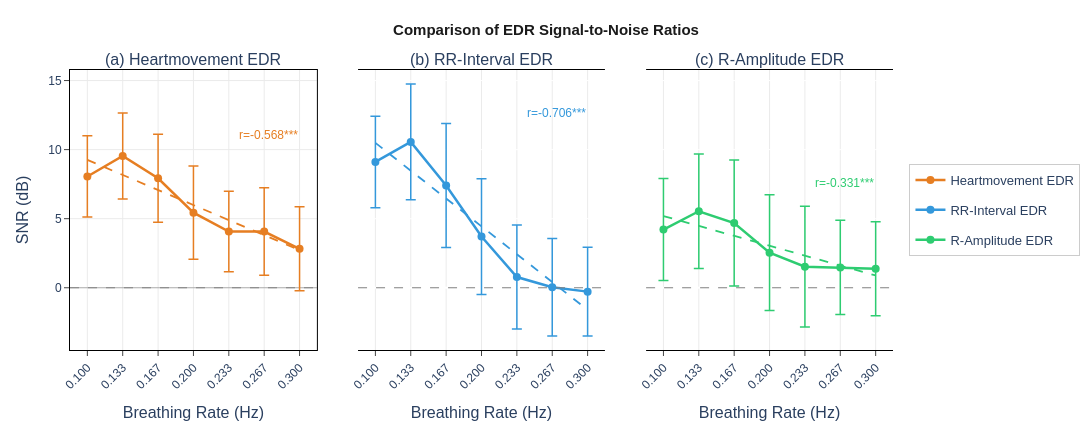

This figure's notebook cell:
### Code cell
# ── fig_p2: SNR vs. Breathing Rate ───────────────────────────────────────────
fig_p2 = make_subplots(
    rows=1, cols=3,
    subplot_titles=[f"(a) {METHOD_LABELS['HeartMovement']}",
                    f"(b) {METHOD_LABELS['RR_Intervals']}",
                    f"(c) {METHOD_LABELS['R_Amplitude']}"],
    shared_yaxes=True,
    horizontal_spacing=0.05,
)

for col, method in enumerate(METHODS_ORDER, 1):          # ← uppercase
    sub   = df_err[df_err["edr_method"] == method].dropna(
                subset=["bpm_target", "SNR_dB"])
    color = METHOD_COLORS[method]                        # ← uppercase
    label = METHOD_LABELS[method]
    grp   = sub.groupby("bpm_target")["SNR_dB"]
    means, sds = grp.mean(), grp.std()
    x_hz  = (means.index / 60).to_numpy()

    fig_p2.add_trace(go.Scatter(
        x=x_hz, y=means.values,
        mode="lines+markers", name=label,
        line=dict(color=color, width=2.5),
        marker=dict(color=color, size=8),
        error_y=dict(type="data", array=sds.values, visible=True,
                     color=color, thickness=1.5, width=5),
        legendgroup=label, showlegend=True,
    ), row=1, col=col)

    fig_p2.add_hline(y=0, line_dash="dash", line_color="gray",
                     line_width=1, row=1, col=col)

    # OLS-Regression über Einzelwerte
    x_raw = (sub["bpm_target"] / 60).values
    y_raw = sub["SNR_dB"].values
    m, b  = np.polyfit(x_raw, y_raw, 1)
    r, p  = stats.pearsonr(x_raw, y_raw)
    x_fit = np.linspace(x_raw.min(), x_raw.max(), 100)

    fig_p2.add_trace(go.Scatter(
        x=x_fit, y=m * x_fit + b,
        mode="lines", line=dict(color=color, width=1.8, dash="dash"),
        legendgroup=label, showlegend=False,
        hovertemplate=(f"OLS: y={m:.2f}x+{b:.2f}<br>"
                       f"r={r:.3f} {sig_star(p)}, p={p:.4f}<extra></extra>"),
    ), row=1, col=col)

    fig_p2.add_annotation(
        x=x_hz.max(), y=means.values.max() + sds.values[means.values.argmax()] * 0.5,
        text=f"r={r:.3f}{sig_star(p)}",
        showarrow=False, xanchor="right",
        font=dict(color=color, size=FS-1),
        row=1, col=col,
    )
    fig_p2.update_xaxes(**ax_style("Breathing Rate (Hz)"),
                        tickvals=hz_vals, ticktext=hz_labels,
                        tickangle=-45, row=1, col=col)

fig_p2.update_yaxes(**ax_style("SNR (dB)"), row=1, col=1)
fig_p2.update_layout(**paper_layout("Comparison of EDR Signal-to-Noise Ratios"))
fig_p2.write_html(os.path.join(plot_dir, "Fig_SNR_vs_BreathingRate.html"))
fig_p2.show()

### Figure 1 — Plotly figure (JSON) as saved in the notebook; plotly's stock layout.template omitted (floating-point values rounded to 4 significant figures)
{"data": [{"error_y": {"array": [2.94, 3.107, 3.178, 3.372, 2.908, 3.165, 3.043], "color": "#e67e22", "thickness": 1.5, "type": "data", "visible": true, "width": 5}, "legendgroup": "Heartmovement EDR", "line": {"color": "#e67e22", "width": 2.5}, "marker": {"color": "#e67e22", "size": 8}, "mode": "lines+markers", "name": "Heartmovement EDR", "showlegend": true, "type": "scatter", "x": [0.1, 0.1333, 0.1667, 0.2, 0.2333, 0.2667, 0.3], "xaxis": "x", "y": [8.056, 9.537, 7.927, 5.434, 4.073, 4.071, 2.819], "yaxis": "y"}, {"hovertemplate": "OLS: y=-32.69x+12.53<br>r=-0.568 ***, p=0.0000<extra></extra>", "legendgroup": "Heartmovement EDR", "line": {"color": "#e67e22", "dash": "dash", "width": 1.8}, "mode": "lines", "showlegend": false, "type": "scatter", "x": [0.1, 0.102, 0.104, 0.1061, 0.1081, 0.1101, 0.1121, 0.1141, 0.1162, 0.1182, 0.1202, 0.1222, 0.1242, 0.1263, 0.1283, 0.1303, 0.1323, 0.1343, 0.1364, 0.1384, 0.1404, 0.1424, 0.1444, 0.1465, 0.1485, 0.1505, 0.1525, 0.1545, 0.1566, 0.1586, 0.1606, 0.1626, 0.1646, 0.1667, 0.1687, 0.1707, 0.1727, 0.1747, 0.1768, 0.1788, 0.1808, 0.1828, 0.1848, 0.1869, 0.1889, 0.1909, 0.1929, 0.1949, 0.197, 0.199, 0.201, 0.203, 0.2051, 0.2071, 0.2091, 0.2111, 0.2131, 0.2152, 0.2172, 0.2192, 0.2212, 0.2232, 0.2253, 0.2273, 0.2293, 0.2313, 0.2333, 0.2354, 0.2374, 0.2394, 0.2414, 0.2434, 0.2455, 0.2475, 0.2495, 0.2515, 0.2535, 0.2556, 0.2576, 0.2596, 0.2616, 0.2636, 0.2657, 0.2677, 0.2697, 0.2717, 0.2737, 0.2758, 0.2778, 0.2798, 0.2818, 0.2838, 0.2859, 0.2879, 0.2899, 0.2919, 0.2939, 0.296, 0.298, 0.3], "xaxis": "x", "y": [9.256, 9.19, 9.124, 9.058, 8.992, 8.926, 8.86, 8.794, 8.728, 8.662, 8.596, 8.53, 8.464, 8.398, 8.332, 8.266, 8.2, 8.134, 8.068, 8.002, 7.936, 7.869, 7.803, 7.737, 7.671, 7.605, 7.539, 7.473, 7.407, 7.341, 7.275, 7.209, 7.143, 7.077, 7.011, 6.945, 6.879, 6.813, 6.747, 6.681, 6.615, 6.549, 6.483, 6.417, 6.351, 6.285, 6.218, 6.152, 6.086, 6.02, 5.954, 5.888, 5.822, 5.756, 5.69, 5.624, 5.558, 5.492, 5.426, 5.36, 5.294, 5.228, 5.162, 5.096, 5.03, 4.964, 4.898, 4.832, 4.766, 4.7, 4.633, 4.567, 4.501, 4.435, 4.369, 4.303, 4.237, 4.171, 4.105, 4.039, 3.973, 3.907, 3.841, 3.775, 3.709, 3.643, 3.577, 3.511, 3.445, 3.379, 3.313, 3.247, 3.181, 3.115, 3.048, 2.982, 2.916, 2.85, 2.784, 2.718], "yaxis": "y"}, {"error_y": {"array": [3.312, 4.194, 4.484, 4.188, 3.765, 3.525, 3.206], "color": "#3498db", "thickness": 1.5, "type": "data", "visible": true, "width": 5}, "legendgroup": "RR-Interval EDR", "line": {"color": "#3498db", "width": 2.5}, "marker": {"color": "#3498db", "size": 8}, "mode": "lines+markers", "name": "RR-Interval EDR", "showlegend": true, "type": "scatter", "x": [0.1, 0.1333, 0.1667, 0.2, 0.2333, 0.2667, 0.3], "xaxis": "x2", "y": [9.11, 10.56, 7.4, 3.704, 0.7759, 0.0315, -0.2809], "yaxis": "y2"}, {"hovertemplate": "OLS: y=-60.46x+16.54<br>r=-0.706 ***, p=0.0000<extra></extra>", "legendgroup": "RR-Interval EDR", "line": {"color": "#3498db", "dash": "dash", "width": 1.8}, "mode": "lines", "showlegend": false, "type": "scatter", "x": [0.1, 0.102, 0.104, 0.1061, 0.1081, 0.1101, 0.1121, 0.1141, 0.1162, 0.1182, 0.1202, 0.1222, 0.1242, 0.1263, 0.1283, 0.1303, 0.1323, 0.1343, 0.1364, 0.1384, 0.1404, 0.1424, 0.1444, 0.1465, 0.1485, 0.1505, 0.1525, 0.1545, 0.1566, 0.1586, 0.1606, 0.1626, 0.1646, 0.1667, 0.1687, 0.1707, 0.1727, 0.1747, 0.1768, 0.1788, 0.1808, 0.1828, 0.1848, 0.1869, 0.1889, 0.1909, 0.1929, 0.1949, 0.197, 0.199, 0.201, 0.203, 0.2051, 0.2071, 0.2091, 0.2111, 0.2131, 0.2152, 0.2172, 0.2192, 0.2212, 0.2232, 0.2253, 0.2273, 0.2293, 0.2313, 0.2333, 0.2354, 0.2374, 0.2394, 0.2414, 0.2434, 0.2455, 0.2475, 0.2495, 0.2515, 0.2535, 0.2556, 0.2576, 0.2596, 0.2616, 0.2636, 0.2657, 0.2677, 0.2697, 0.2717, 0.2737, 0.2758, 0.2778, 0.2798, 0.2818, 0.2838, 0.2859, 0.2879, 0.2899, 0.2919, 0.2939, 0.296, 0.298, 0.3], "xaxis": "x2", "y": [10.49, 10.37, 10.25, 10.12, 10.0, 9.88, 9.758, 9.635, 9.513, 9.391, 9.269, 9.147, 9.025, 8.903, 8.78, 8.658, 8.536, 8.414, 8.292, 8.17, 8.048, 7.925, 7.803, 7.681, 7.559, 7.437, 7.315, 7.192, 7.07, 6.948, 6.826, 6.704, 6.582, 6.46, 6.337, 6.215, 6.093, 5.971, 5.849, 5.727, 5.605, 5.482, 5.36, 5.238, 5.116, 4.994, 4.872, 4.749, 4.627, 4.505, 4.383, 4.261, 4.139, 4.017, 3.894, 3.772, 3.65, 3.528, 3.406, 3.284, 3.162, 3.039, 2.917, 2.795, 2.673, 2.551, 2.429, 2.307, 2.184, 2.062, 1.94, 1.818, 1.696, 1.574, 1.451, 1.329, 1.207, 1.085, 0.9629, 0.8407, 0.7186, 0.5964, 0.4743, 0.3521, 0.23, 0.1078, -0.01431, -0.1365, -0.2586, -0.3808, -0.5029, -0.6251, -0.7472, -0.8694, -0.9915, -1.114, -1.236, -1.358, -1.48, -1.602], "yaxis": "y2"}, {"error_y": {"array": [3.692, 4.145, 4.565, 4.194, 4.371, 3.404, 3.404], "color": "#2ecc71", "thickness": 1.5, "type": "data", "visible": true, "width": 5}, "legendgroup": "R-Amplitude EDR", "line": {"color": "#2ecc71", "width": 2.5}, "marker": {"color": "#2ecc71", "size": 8}, "mode": "lines+markers", "name": "R-Amplitude EDR", "showlegend": true, "type": "scatter", "x": [0.1, 0.1333, 0.1667, 0.2, 0.2333, 0.2667, 0.3], "xaxis": "x3", "y": [4.215, 5.538, 4.687, 2.538, 1.524, 1.473, 1.376], "yaxis": "y3"}, {"hovertemplate": "OLS: y=-21.51x+7.34<br>r=-0.331 ***, p=0.0002<extra></extra>", "legendgroup": "R-Amplitude EDR", "line": {"color": "#2ecc71", "dash": "dash", "width": 1.8}, "mode": "lines", "showlegend": false, "type": "scatter", "x": [0.1, 0.102, 0.104, 0.1061, 0.1081, 0.1101, 0.1121, 0.1141, 0.1162, 0.1182, 0.1202, 0.1222, 0.1242, 0.1263, 0.1283, 0.1303, 0.1323, 0.1343, 0.1364, 0.1384, 0.1404, 0.1424, 0.1444, 0.1465, 0.1485, 0.1505, 0.1525, 0.1545, 0.1566, 0.1586, 0.1606, 0.1626, 0.1646, 0.1667, 0.1687, 0.1707, 0.1727, 0.1747, 0.1768, 0.1788, 0.1808, 0.1828, 0.1848, 0.1869, 0.1889, 0.1909, 0.1929, 0.1949, 0.197, 0.199, 0.201, 0.203, 0.2051, 0.2071, 0.2091, 0.2111, 0.2131, 0.2152, 0.2172, 0.2192, 0.2212, 0.2232, 0.2253, 0.2273, 0.2293, 0.2313, 0.2333, 0.2354, 0.2374, 0.2394, 0.2414, 0.2434, 0.2455, 0.2475, 0.2495, 0.2515, 0.2535, 0.2556, 0.2576, 0.2596, 0.2616, 0.2636, 0.2657, 0.2677, 0.2697, 0.2717, 0.2737, 0.2758, 0.2778, 0.2798, 0.2818, 0.2838, 0.2859, 0.2879, 0.2899, 0.2919, 0.2939, 0.296, 0.298, 0.3], "xaxis": "x3", "y": [5.193, 5.149, 5.106, 5.062, 5.019, 4.975, 4.932, 4.888, 4.845, 4.801, 4.758, 4.714, 4.671, 4.628, 4.584, 4.541, 4.497, 4.454, 4.41, 4.367, 4.323, 4.28, 4.236, 4.193, 4.149, 4.106, 4.063, 4.019, 3.976, 3.932, 3.889, 3.845, 3.802, 3.758, 3.715, 3.671, 3.628, 3.584, 3.541, 3.497, 3.454, 3.411, 3.367, 3.324, 3.28, 3.237, 3.193, 3.15, 3.106, 3.063, 3.019, 2.976, 2.932, 2.889, 2.846, 2.802, 2.759, 2.715, 2.672, 2.628, 2.585, 2.541, 2.498, 2.454, 2.411, 2.367, 2.324, 2.281, 2.237, 2.194, 2.15, 2.107, 2.063, 2.02, 1.976, 1.933, 1.889, 1.846, 1.802, 1.759, 1.716, 1.672, 1.629, 1.585, 1.542, 1.498, 1.455, 1.411, 1.368, 1.324, 1.281, 1.237, 1.194, 1.151, 1.107, 1.064, 1.02, 0.9766, 0.9332, 0.8897], "yaxis": "y3"}], "layout": {"annotations": [{"font": {"size": 16}, "showarrow": false, "text": "(a) Heartmovement EDR", "x": 0.15, "xanchor": "center", "xref": "paper", "y": 1, "yanchor": "bottom", "yref": "paper"}, {"font": {"size": 16}, "showarrow": false, "text": "(b) RR-Interval EDR", "x": 0.5, "xanchor": "center", "xref": "paper", "y": 1, "yanchor": "bottom", "yref": "paper"}, {"font": {"size": 16}, "showarrow": false, "text": "(c) R-Amplitude EDR", "x": 0.85, "xanchor": "center", "xref": "paper", "y": 1, "yanchor": "bottom", "yref": "paper"}, {"font": {"color": "#e67e22", "size": 12}, "showarrow": false, "text": "r=-0.568***", "x": 0.3, "xanchor": "right", "xref": "x", "y": 11.09, "yref": "y"}, {"font": {"color": "#3498db", "size": 12}, "showarrow": false, "text": "r=-0.706***", "x": 0.3, "xanchor": "right", "xref": "x2", "y": 12.65, "yref": "y2"}, {"font": {"color": "#2ecc71", "size": 12}, "showarrow": false, "text": "r=-0.331***", "x": 0.3, "xanchor": "right", "xref": "x3", "y": 7.61, "yref": "y3"}], "font": {"family": "Arial", "size": 13}, "height": 430, "legend": {"bgcolor": "rgba(255,255,255,0.9)", "bordercolor": "#cccccc", "borderwidth": 1, "orientation": "v", "x": 1.02, "xanchor": "left", "y": 0.5, "yanchor": "middle"}, "margin": {"b": 60, "l": 70, "r": 180, "t": 70}, "paper_bgcolor": "white", "plot_bgcolor": "white", "shapes": [{"line": {"color": "gray", "dash": "dash", "width": 1}, "type": "line", "x0": 0, "x1": 1, "xref": "x domain", "y0": 0, "y1": 0, "yref": "y"}, {"line": {"color": "gray", "dash": "dash", "width": 1}, "type": "line", "x0": 0, "x1": 1, "xref": "x2 domain", "y0": 0, "y1": 0, "yref": "y2"}, {"line": {"color": "gray", "dash": "dash", "width": 1}, "type": "line", "x0": 0, "x1": 1, "xref": "x3 domain", "y0": 0, "y1": 0, "yref": "y3"}], "title": {"font": {"color": "#1a1a1a", "family": "Arial", "size": 15}, "text": "<b>Comparison of EDR Signal-to-Noise Ratios</b>", "x": 0.5}, "width": 1300, "xaxis": {"anchor": "y", "domain": [0, 0.3], "gridcolor": "#EBEBEB", "linecolor": "black", "mirror": true, "showgrid": true, "tickangle": -45, "tickfont": {"family": "Arial", "size": 12}, "ticks": "outside", "ticktext": ["0.100", "0.133", "0.167", "0.200", "0.233", "0.267", "0.300"], "tickvals": [0.1, 0.1333, 0.1667, 0.2, 0.2333, 0.2667, 0.3], "title": {"text": "Breathing Rate (Hz)"}, "zeroline": true, "zerolinecolor": "#AAAAAA", "zerolinewidth": 1}, "xaxis2": {"anchor": "y2", "domain": [0.35, 0.65], "gridcolor": "#EBEBEB", "linecolor": "black", "mirror": true, "showgrid": true, "tickangle": -45, "tickfont": {"family": "Arial", "size": 12}, "ticks": "outside", "ticktext": ["0.100", "0.133", "0.167", "0.200", "0.233", "0.267", "0.300"], "tickvals": [0.1, 0.1333, 0.1667, 0.2, 0.2333, 0.2667, 0.3], "title": {"text": "Breathing Rate (Hz)"}, "zeroline": true, "zerolinecolor": "#AAAAAA", "zerolinewidth": 1}, "xaxis3": {"anchor": "y3", "domain": [0.7, 1], "gridcolor": "#EBEBEB", "linecolor": "black", "mirror": true, "showgrid": true, "tickangle": -45, "tickfont": {"family": "Arial", "size": 12}, "ticks": "outside", "ticktext": ["0.100", "0.133", "0.167", "0.200", "0.233", "0.267", "0.300"], "tickvals": [0.1, 0.1333, 0.1667, 0.2, 0.2333, 0.2667, 0.3], "title": {"text": "Breathing Rate (Hz)"}, "zeroline": true, "zerolinecolor": "#AAAAAA", "zerolinewidth": 1}, "yaxis": {"anchor": "x", "domain": [0, 1], "gridcolor": "#EBEBEB", "linecolor": "black", "mirror": true, "showgrid": true, "tickfont": {"family": "Arial", "size": 12}, "ticks": "outside", "title": {"text": "SNR (dB)"}, "zeroline": true, "zerolinecolor": "#AAAAAA", "zerolinewidth": 1}, "yaxis2": {"anchor": "x2", "domain": [0, 1], "matches": "y", "showticklabels": false}, "yaxis3": {"anchor": "x3", "domain": [0, 1], "matches": "y", "showticklabels": false}}}
